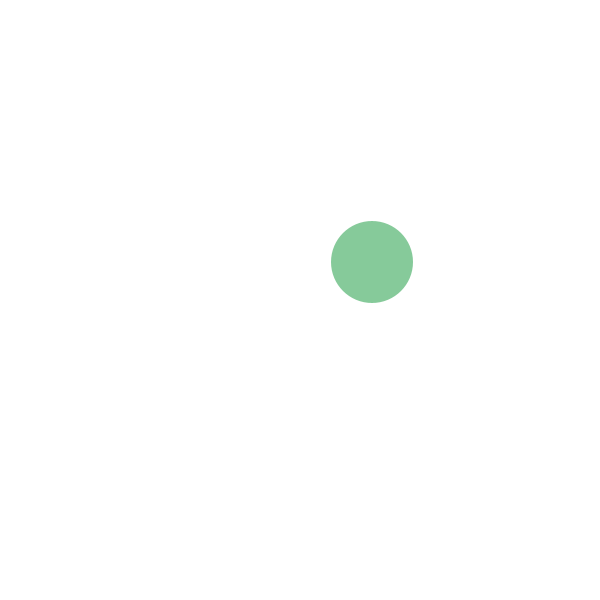
Frame 1 (no input)
Frame 60 (the mouse pressed at the canvas centre just before this capture): identical to frame 1, image omitted
Frame 120 (the mouse held since frame 60 and released just before this capture): identical to frame 1, image omitted

The Processing sketch that drew this single still picture (run headless with seeded random() and noise(); from frame 60 on, the mouse is pressed at the canvas centre):

// Processing sketch: Mood__Color_button
// ── Mood__Color_button.pde
int [] opacity = {
  150, 0, 0, 0, 0, 0
};
int count = 0;
float angle = 0;
boolean doRotate = false;

void setup () {
  size (600, 600);
  background(255);
}

void draw () {

  if (doRotate==true) angle += .1;

  background(255);
  noStroke ();
  translate (300, 300);
  rotate(angle);

  // green - 0
  {fill (#32A553, opacity[0]);
  ellipse(72, -38, 82, 82);

  //yellow - 1
  fill (#F8FC2E, opacity[1]);
  ellipse(108, -13, 82, 82);

  // orange - 2
  fill (#FF9E1F, opacity[2]);
  ellipse(102, 38, 82, 82);

  // red - 3
  fill (#FF0000, opacity[3]);
  ellipse(56, 50, 82, 82);

  // violet - 4
  fill (#930EED, opacity[4]);
  ellipse(20, 26, 82, 82);

  // Blue - 5
  fill (#2973F0, opacity[5]); 
  ellipse(26, -26, 82, 82);}
}



void keyPressed () {

  if (key == 's') {
    count++;
    if (count > 5) count = 0;

    for (int i = 0; i < opacity.length; i++) {
      doRotate = false;
      if (i != count ) opacity[i] = 0;
      else opacity[i] = 150;
    }
    // save ("color-wheel.jpg");
  } else if (key == 'd') {
    doRotate = true;
    for (int i = 0; i < opacity.length; i++) {
      opacity[i] = 150;
    }
  }
}  
